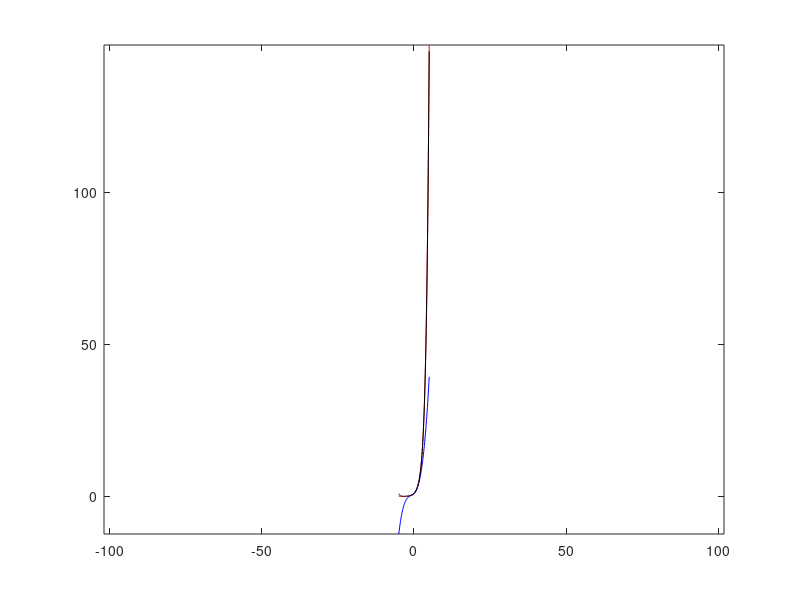

The MATLAB script that drew this image:
%exp function

x=-5:0.1:5;
y=exp(x);
plot(x,y,'r')
hold on
y=1+x+(x.^2)/2+(x.^3)/6;
plot(x,y,'b')

%exp factorial

y=0;
for n=0:1:10
  y=y+x.^n/factorial(n);
endfor
plot(x,y,'k')

hold off
axis equal